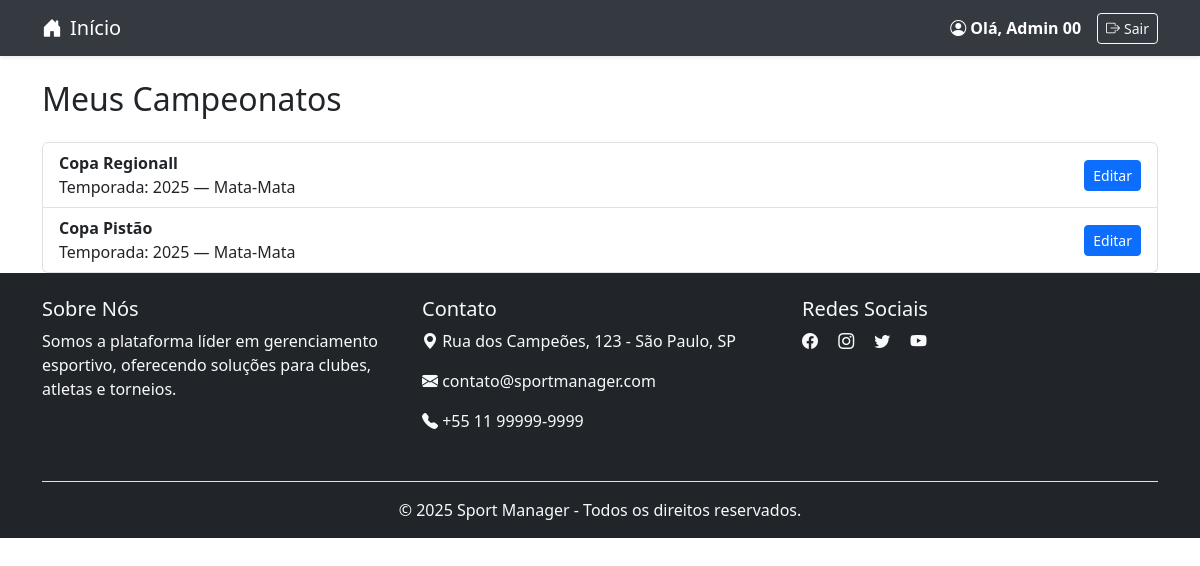
The app's page /routes/meus_campeonatos.php (signed in) with its own data.
### tables this page shows
CREATE TABLE `campeonatos` (
  `id` int NOT NULL AUTO_INCREMENT,
  `nome` varchar(100) NOT NULL,
  `descricao` text,
  `temporada` year NOT NULL,
  `formato` enum('Pontos Corridos','Mata-Mata','Fase de Grupos') NOT NULL,
  `criado_em` timestamp NULL DEFAULT CURRENT_TIMESTAMP,
  `modalidade` varchar(20) DEFAULT 'Futebol',
  `criado_por` int NOT NULL,
  PRIMARY KEY (`id`)
);

### routes/meus_campeonatos.php (called while the page is built, shortened)
<?php
require_once __DIR__ . '/../config/database.php';
require_once __DIR__ . '/../app/controllers/ChampionshipController.php';
$usuario_id = $_SESSION['usuario_id'] ?? null;
$controller = new ChampionshipController($conn);
$campeonatos = $controller->listarMeusCampeonatos($usuario_id);
include __DIR__ . '/../public/views/campeonatos/meus_campeonatos.php';

### app/controllers/ChampionshipController.php (called while the page is built, shortened)
<?php
require_once __DIR__ . '/../Models/Campeonato.php';
class ChampionshipController {
    private $campeonatoModel;
    public function __construct($conn) {
        $this->campeonatoModel = new Campeonato($conn);
    }
    public function listarMeusCampeonatos($usuario_id) {
        return $this->campeonatoModel->listarPorUsuario($usuario_id);
    }
}
?>

### app/Models/Campeonato.php (called while the page is built, shortened)
<?php
class Campeonato {
    private $conn;
    public function __construct($db) {
        $this->conn = $db;
    }
public function listarPorUsuario($usuario_id) {
    $query = "SELECT * FROM campeonatos WHERE criado_por = ?";
    $stmt = $this->conn->prepare($query);
    $stmt->bind_param("i", $usuario_id);
    $stmt->execute();
    return $stmt->get_result()->fetch_all(MYSQLI_ASSOC);
}
}
?>

### public/views/campeonatos/meus_campeonatos.php (the view, shortened to what this page needs)
<?php include __DIR__ . '/../cabecalho/header.php'; ?>
<div class="container mt-4">
    <h2 class="mb-4">Meus Campeonatos</h2>
    <?php if (!empty($campeonatos)): ?>
        <ul class="list-group">
            <?php foreach ($campeonatos as $camp): ?>
                <li class="list-group-item d-flex justify-content-between align-items-center">
                    <div>
                        <strong><?= htmlspecialchars($camp['nome']) ?></strong><br>
                        Temporada: <?= htmlspecialchars($camp['temporada']) ?> — <?= htmlspecialchars($camp['formato']) ?>
                    </div>
                    <a href="/campeonato_esportivo/routes/campeonato_editar.php?id=<?= $camp['id'] ?>" class="btn btn-sm btn-primary">Editar</a>
                </li>
            <?php endforeach; ?>
        </ul>
    <?php else: ?>
        <div class="alert alert-warning">Você ainda não criou nenhum campeonato.</div>
    <?php endif; ?>
</div>
<?php include __DIR__ . '/../cabecalho/footer.php'; ?>

### records on screen
campeonatos: nome "Copa Regionall", temporada "2025", formato "Mata-Mata"
campeonatos: nome "Copa Pistão", temporada "2025", formato "Mata-Mata"

### other values on screen
$_SESSION['usuario_nome'] "Admin 00"
